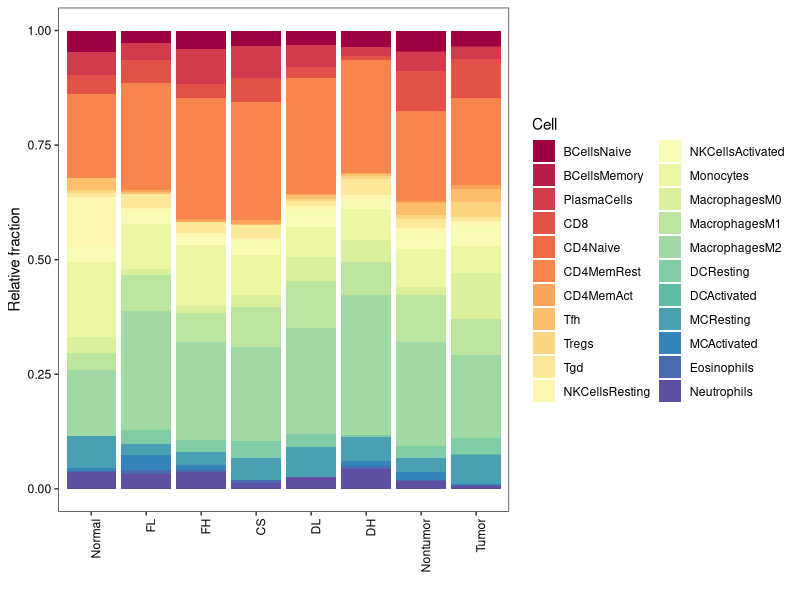
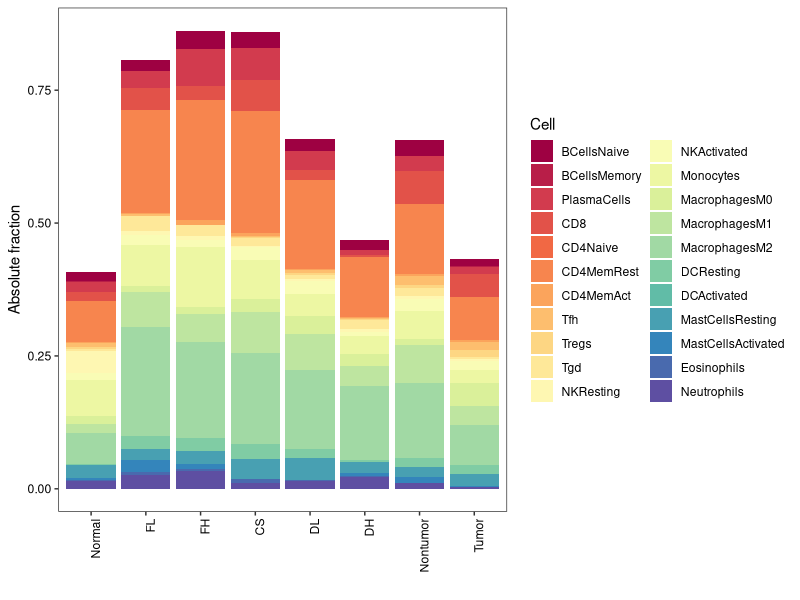
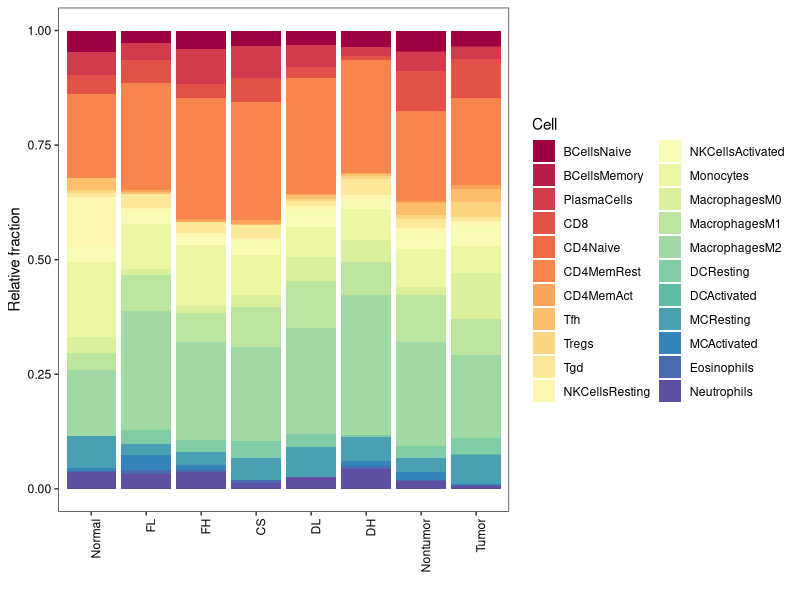
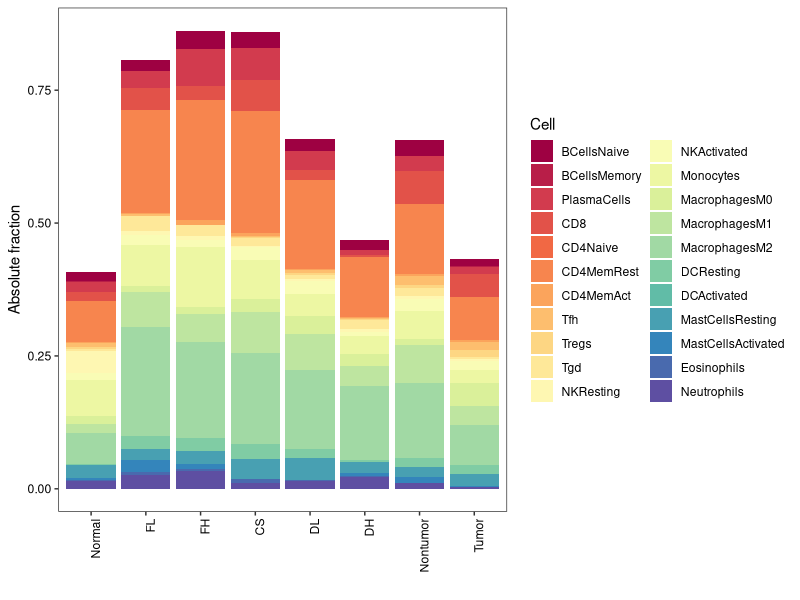

Write R code to recreate these figures, in order.
library(reshape2)
library(ggplot2)
library(RColorBrewer)

data <- read.table('../data/Figure 2A input relative score.txt', sep = "\t",header = TRUE, check.names = FALSE)
data$Status <- factor(data$Status, c("Normal", "FL", "FH", "CS", "DL", "DH", "Nontumor", "Tumor"))
melt.data <- melt(data, variable.name = 'Cell', value.name = 'Relative')
p <- ggplot(melt.data ,aes(x = Status, y = Relative, fill = Cell)) + 
  geom_bar(stat="identity") + 
  scale_fill_manual(values = colorRampPalette(brewer.pal(11, "Spectral"))(22)) + 
  theme_bw() + 
  theme(axis.text = element_text(colour = 'black'),
        axis.text.x = element_text(angle = 90, hjust = 1),
        panel.grid = element_blank()) + 
  labs(x = '', y = 'Relative fraction')
p
ggsave('../results/Figure 2A input relative score.pdf', p)

###
data <- read.table('../data/Figure 2A input absolute score.txt', sep = "\t",header = TRUE, check.names = FALSE)
head(data)
data$Status <- factor(data$Status, c("Normal", "FL", "FH", "CS", "DL", "DH", "Nontumor", "Tumor"))
melt.data <- melt(data, variable.name = 'Cell', value.name = 'Absolute')
p <- ggplot(melt.data ,aes(x = Status, y = Absolute, fill = Cell)) + 
  geom_bar(stat="identity") + 
  scale_fill_manual(values = colorRampPalette(brewer.pal(11, "Spectral"))(22)) + 
  theme_bw() + 
  theme(axis.text = element_text(colour = 'black'),
        axis.text.x = element_text(angle = 90, hjust = 1),
        panel.grid = element_blank()) + 
  labs(x = '', y = 'Absolute fraction')
p
ggsave('../results/Figure 2A input absolute score.pdf', p)
